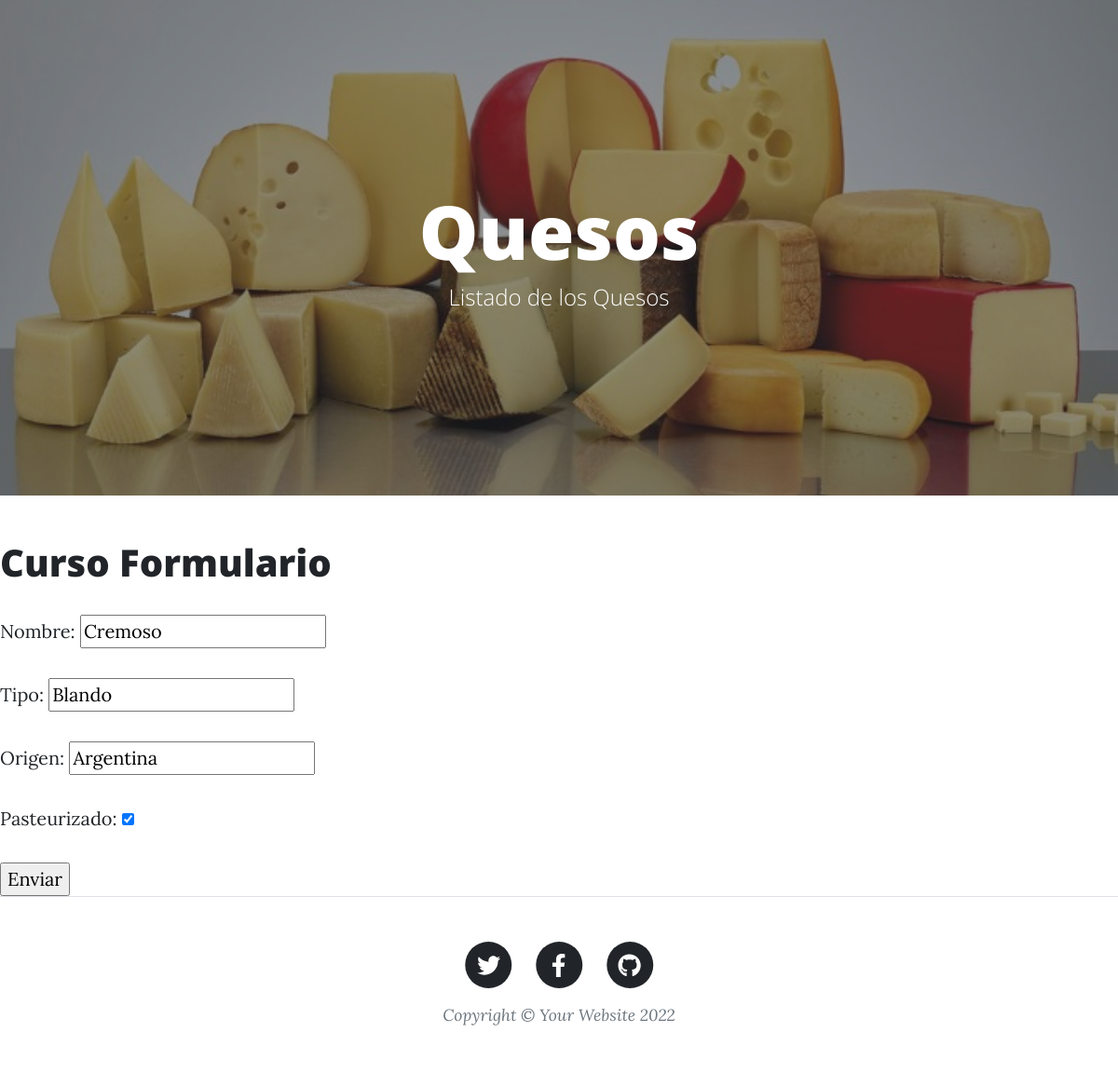
Screenshot of /AppBlog/quesos/editar/7 (signed in) with the database file from the repository.
### AppBlog/models.py (models this page shows, shortened)
class Quesos(models.Model):
    nombre = models.CharField(max_length=40)
    tipo = models.CharField(max_length=40)
    origen = models.CharField(max_length=40)
    pasteurizado = models.BooleanField()

### AppBlog/views.py (the view)
# urls.py: path('quesos/editar/<pk>', QuesosUpdate.as_view(), name='quesosEditar'),
class QuesosUpdate(LoginRequiredMixin, UpdateView):
    model = Quesos
    success_url = reverse_lazy("vinosLista")
    fields = ['nombre','tipo','origen','pasteurizado']

### AppBlog/template/AppBlog/quesos_form.html
{% extends "AppBlog/padre_quesos.html" %}
{% load static %}
{% block contenidoQueCambia %}
<h1>Curso Formulario</h1>
<form method="post">{% csrf_token %}
    {{form.as_p}}
    <input type="submit" value="Enviar"/>
</form>
{% endblock %}

### rows the page displays
Quesos: nombre "Cremoso", tipo "Blando", origen "Argentina", pasteurizado "☑"
